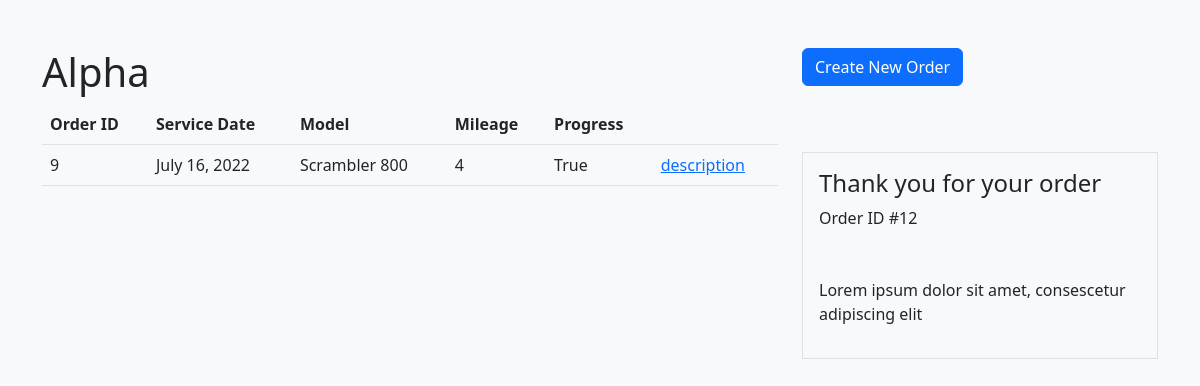
Before: /my_orders/ (signed in) with the older database file.
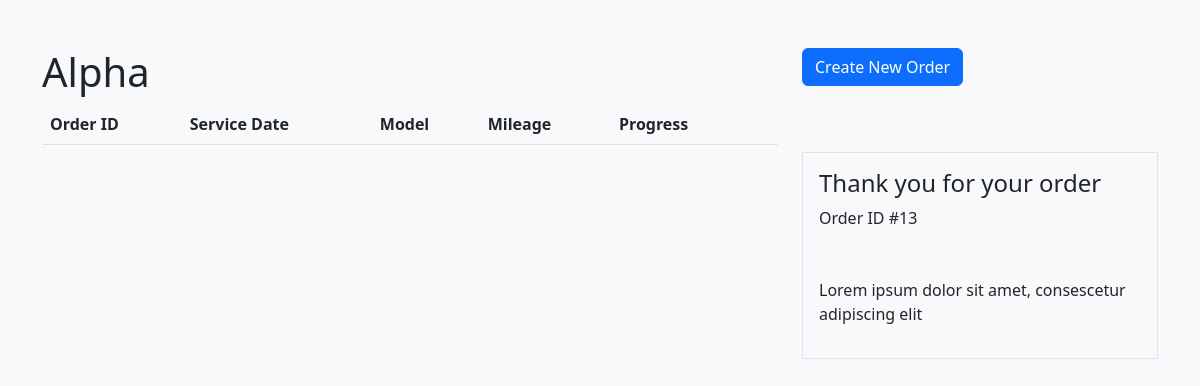
After: the same page with the newer database file.
### kodius/models.py (models this page shows, shortened)
class Order(models.Model):
    user = models.ForeignKey(User, on_delete=models.CASCADE)
    brand = models.ForeignKey(Brand, on_delete=models.SET_NULL, blank=True, null=True)
    model = models.ForeignKey(Model, on_delete=models.SET_NULL, blank=True, null=True)
    model_year = models.IntegerField(null=True)
    mileage = models.IntegerField(null=True)
    choose_date = models.DateField(null=True)
    chain_change_price = models.BooleanField(null=True, default=False)
    oil_and_oil_filter_change_price = models.BooleanField(null=True, default=False)
    air_filter_change_price = models.BooleanField(null=True, default=False)
    brake_fluid_change_price = models.BooleanField(null=True, default=False)
    order_status = models.BooleanField(null=True, default=True)

class Model(models.Model):
    brand = models.ForeignKey(Brand, on_delete=models.CASCADE)
    name = models.CharField(max_length=200, null=True)
    last_supported_year = models.IntegerField(null=True)
    chain_change_price = models.FloatField(null=True)
    oil_and_oil_filter_change_price = models.FloatField(null=True)
    air_filter_change_price = models.FloatField(null=True)
    brake_fluid_change_price = models.FloatField(null=True)
    def __str__(self):
        return self.name

### kodius/views.py (the view)
# urls.py: path('my_orders/', OrderListView.as_view(template_name="kodius/my_orders.html"), name="my_orders"),
class OrderListView(ListView):
    orders: Order = Order
    context_object_name: str = 'orders'
    def get_context_data(self, **kwargs):
        context = super().get_context_data(**kwargs)
        print(context)
        context['last_order_id'] = Order.objects.last()
        return context
    def get_queryset(self):
        return Order.objects.filter(user=self.request.user)

### kodius/templates/kodius/my_orders.html (shortened to what this page needs)
<!doctype html>
{% load crispy_forms_tags %}
<html lang="en" xmlns="http://www.w3.org/1999/html">
  <head>
    <link rel="stylesheet" href="https://cdnjs.cloudflare.com/ajax/libs/tempusdominus-bootstrap-4/5.1.2/css/tempusdominus-bootstrap-4.min.css" />
    <link href="https://cdn.jsdelivr.net/npm/bootstrap@5.2.0-beta1/dist/css/bootstrap.min.css" rel="stylesheet">
  </head>
  <body class="bg-light">
  <div class="container mt-5">
      <div class="row">
          <div class="col-8">
              <h1>Alpha</h1>
          </div>
          <div class="col-4">
              <a class="btn btn-primary" href="{% url 'new_order' %}">Create New Order</a>
          </div>
      </div>
  </div>
      <div class="container">
      <div class="row">
        <div class="col-8">
              <table class="table">
                  <thead>
                    <tr>
                      <th scope="col">Order ID</th>
                      <th scope="col">Service Date</th>
                      <th scope="col">Model</th>
                      <th scope="col">Mileage</th>
                      <th scope="col">Progress</th>
                      <th scope="col"></th>
                    </tr>
                  </thead>
                  <tbody>
                  {% for order in orders %}
                    <tr>
                      <td>{{ order.id }}</td>
                      <td>{{ order.choose_date }}</td>
                      <td>{{ order.model }}</td>
                      <td>{{ order.mileage }}</td>
                      <td>{{ order.order_status }}</td>
                      <td><a href="{% url 'order_details' order.id %}">description</a></td>
                    </tr>
                  {% endfor %}
                  </tbody>
                </table>
        </div>
        <div class="col-4">
          <div class="container border mt-5 p-3">
                    <h4>Thank you for your order</h4>
                        <p>Order ID #{{ last_order_id.id }}</p>
                    <div class="mt-5">
                        <p>Lorem ipsum dolor sit amet, consescetur adipiscing elit</p>
                    </div>
                </div>
        </div>
      </div>
    </div>
  </body>
</html>

Changed rows visible on the page:
removed Order: id "9", choose_date "July 16, 2022", model "Scrambler 800", mileage "4", order_status "True"
removed Order: id "12"
added Order: id "13"
